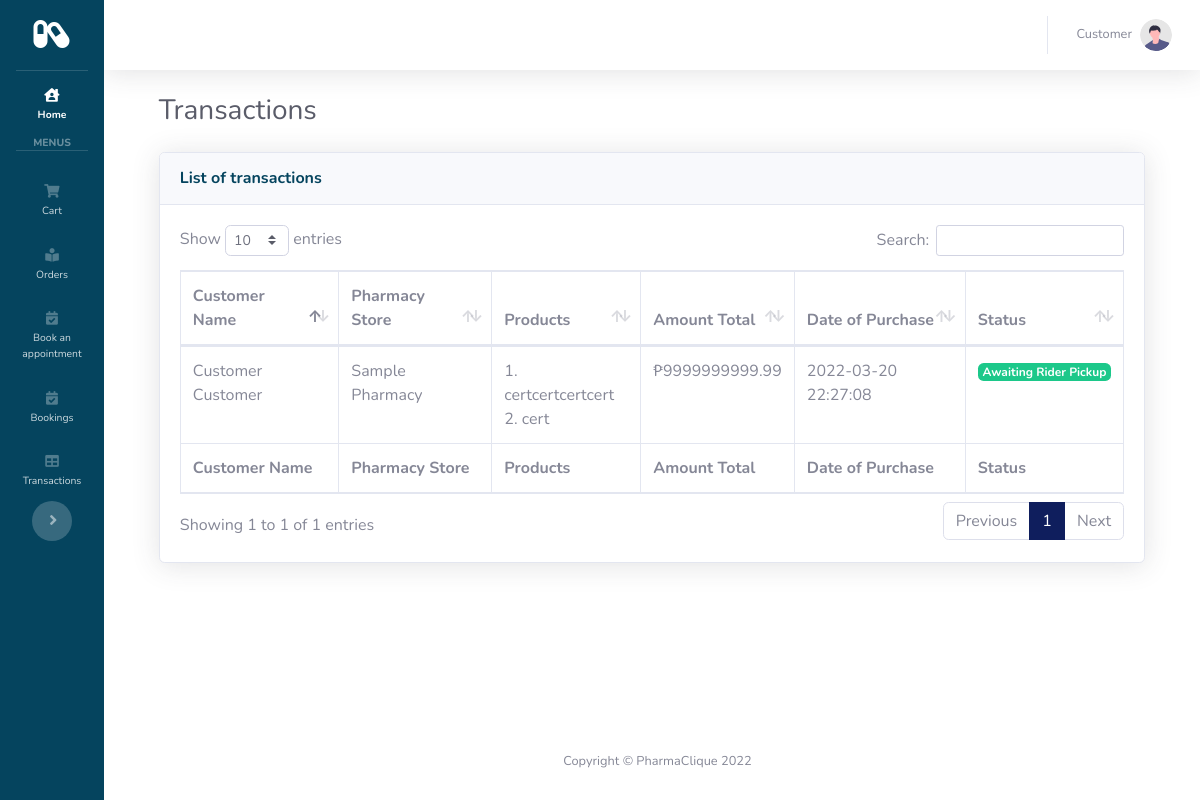
Page /users/transactions.php (signed in) on the committed database.
### tables this page shows
CREATE TABLE `transaction` (
  `id` int(12) NOT NULL,
  `pharmacy_id` int(12) NOT NULL,
  `user_id` int(12) NOT NULL,
  `transaction_date` datetime NOT NULL,
  `total_amount` decimal(12,2) NOT NULL,
  `amount_paid` decimal(12,2) NOT NULL,
  `user_long` text NOT NULL,
  `user_lat` text NOT NULL,
  `status` int(1) NOT NULL DEFAULT 0,
  `delivery_charge` decimal(12,2) NOT NULL DEFAULT 0.00
);

CREATE TABLE `users` (
  `id` int(12) NOT NULL,
  `firstname` varchar(256) DEFAULT NULL,
  `lastname` varchar(256) DEFAULT NULL,
  `email` varchar(256) DEFAULT NULL,
  `phone_number` varchar(12) DEFAULT '09000000000',
  `password` varchar(128) DEFAULT NULL,
  `role` int(12) DEFAULT NULL,
  `validated` tinyint(1) DEFAULT 1
);

CREATE TABLE `pharmacy_store` (
  `id` int(12) NOT NULL,
  `user_id` int(12) NOT NULL,
  `store_name` varchar(64) DEFAULT NULL,
  `description` text DEFAULT NULL,
  `address` varchar(128) DEFAULT NULL,
  `longitude` varchar(128) DEFAULT '120.59241763989398',
  `latitude` varchar(128) DEFAULT '15.1585504',
  `updated_at` timestamp NULL DEFAULT current_timestamp()
);

CREATE TABLE `cart` (
  `id` int(12) NOT NULL,
  `user_id` int(12) NOT NULL,
  `product_id` int(12) NOT NULL,
  `pharmacy_id` int(12) NOT NULL,
  `count` int(12) NOT NULL DEFAULT 1,
  `price` decimal(12,2) NOT NULL,
  `subtotal` decimal(12,2) NOT NULL,
  `check_out` int(1) NOT NULL DEFAULT 0,
  `updated_at` datetime NOT NULL DEFAULT current_timestamp(),
  `transaction_id` int(12) NOT NULL
);

CREATE TABLE `pharmacy_products` (
  `id` int(12) NOT NULL,
  `store_id` int(12) NOT NULL,
  `product_code` varchar(12) DEFAULT NULL,
  `product_name` varchar(128) DEFAULT NULL,
  `product_description` text DEFAULT NULL,
  `product_url` varchar(128) DEFAULT 'dummy.jpeg',
  `product_stock` int(12) DEFAULT 99,
  `product_price` varchar(12) NOT NULL DEFAULT '0',
  `product_brand` varchar(128) DEFAULT NULL,
  `product_weight` varchar(128) NOT NULL DEFAULT '0',
  `product_category_id` int(12) NOT NULL,
  `updated_at` datetime NOT NULL DEFAULT current_timestamp()
);

### users/transactions.php (the view, shortened to what this page needs)
<?php
include("head.php");
$session_user_id = $_SESSION['user_id'];
$transactions = mysqli_query($mysqli, "SELECT *, t.id as transaction_id FROM transaction t
JOIN pharmacy_store ps
ON t.pharmacy_id = ps.id
JOIN users u
ON u.id = t.user_id
WHERE t.user_id = '$session_user_id'
");
?>
<head>
    <link href="../vendor/datatables/dataTables.bootstrap4.min.css" rel="stylesheet">
</head>
<body id="page-top">
    <div id="wrapper">
        <?php include("sidebar.php"); ?>
        <div id="content-wrapper" class="d-flex flex-column">
            <div id="content">
                <?php include("topbar.php"); ?>
                <div class="container-fluid">
                    <h1 class="h3 mb-2 text-gray-800">Transactions</h1>
                    <div class="card shadow mb-4">
                        <div class="card-header py-3">
                            <h6 class="m-0 font-weight-bold text-primary">List of transactions</h6>
                        </div>
                        <div class="card-body">
                        <div class="table-responsive">
                                <table class="table table-bordered" id="transactionTable" width="100%" cellspacing="0">
                                    <thead>
                                        <tr>
                                            <th>Customer Name</th>
                                            <th>Pharmacy Store</th>
                                            <th>Products</th>
                                            <th>Amount Total</th>
                                            <th>Date of Purchase</th>
                                            <th>Status</th>
                                        </tr>
                                    </thead>
                                    <tfoot>
                                        <tr>
                                            <th>Customer Name</th>
                                            <th>Pharmacy Store</th>
                                            <th>Products</th>
                                            <th>Amount Total</th>
                                            <th>Date of Purchase</th>
                                            <th>Status</th>
                                        </tr>
                                    </tfoot>
                                    <tbody>
                                    <?php while($transaction = mysqli_fetch_array($transactions)){ ?>
                                        <tr>
                                            <td><?php echo $transaction["firstname"]." ".$transaction["lastname"]; ?></td>
                                            <td><?php echo $transaction["store_name"]; ?></td>
                                            <td>
                                            <?php
                                                $counter = 1;
                                                $transaction_id = $transaction["transaction_id"];
                                                $products = mysqli_query($mysqli, "SELECT * FROM cart c
                                                JOIN pharmacy_products pp
                                                ON pp.id = c.product_id
                                                WHERE c.transaction_id = '$transaction_id' ");
                                                while($product = mysqli_fetch_array($products)){
                                                    echo $counter.". ".$product["product_name"]."<br>";
                                                    $counter++;
                                                }
                                            ?>
                                            </td>
                                            <td>₱<?php echo $transaction["total_amount"]; ?></td>
                                            <td><?php echo $transaction["transaction_date"]; ?></td>
                                            <td>
                                                <?php if($transaction["status"] == '-1'){ ?>
                                                    <span class="badge badge-success">Awaiting Rider Pickup</span>
                                                <?php } ?>
                                            </td>
                                        </tr>
                                    <?php } ?>
                                    </tbody>
                                </table>
                            </div>
                        </div>
                    </div>
                </div>
            </div>
            <?php include("footer.php"); ?>
</body>
</html>

### users/head.php (shortened to what this page needs)
<!DOCTYPE html>
<html lang="en">
<head>
    <link href="../vendor/fontawesome-free/css/all.min.css" rel="stylesheet" type="text/css">
    <link href="../css/sb-admin-2.css" rel="stylesheet">
    <link rel="stylesheet" href="https://cdnjs.cloudflare.com/ajax/libs/leaflet/1.0.3/leaflet.css" />
    <link rel="stylesheet" href="../css/mapbox-gl.css" />
    <link rel="stylesheet" href="../css/leaflet-routing-machine.css" />
    <link rel="stylesheet" href="../css/products.css" />
    <link rel="stylesheet" href="../css/chats.css" />
</head>

### users/sidebar.php (shortened to what this page needs)
<nav>
    <ul class="navbar-nav bg-gradient-primary sidebar sidebar-dark accordion toggled" id="accordionSidebar">
        <a class="sidebar-brand d-flex align-items-center justify-content-center" href="index.php">
            <div class="sidebar-brand-icon">
                <i class="fas fa-capsules"></i>
            </div>
        </a>
        <hr class="sidebar-divider my-0">
        <li class="nav-item active">
            <a class="nav-link" href="index.php">
                <i class="fas fa-house-user"></i>
                <span>Home</span>
            </a>
        </li>
        <div class="sidebar-heading">
            Menus
        </div>
        <hr class="sidebar-divider d-none d-md-block">
        <li class="nav-item">
            <a class="nav-link" href="cart.php">
                <i class="fas fa-shopping-cart"></i>
                <span>Cart</span></a>
        </li>
        <li class="nav-item">
            <a class="nav-link" href="orders.php">
                <i class="fas fa-book-reader"></i>
                <span>Orders</span></a>
        </li>
        <li class="nav-item">
            <a class="nav-link" href="book_an_appointment.php">
            <i class="fas fa-calendar-check"></i>
                <span>Book an appointment</span></a>
        </li>
        <li class="nav-item">
            <a class="nav-link" href="bookings.php">
            <i class="fas fa-calendar-check"></i>
                <span>Bookings</span></a>
        </li>
        <li class="nav-item">
            <a class="nav-link" href="transactions.php">
                <i class="fas fa-table"></i>
                <span>Transactions</span></a>
        </li>
        <div class="text-center d-none d-md-inline">
            <button class="rounded-circle border-0" id="sidebarToggle"></button>
        </div>
    </ul>
</nav>

### users/topbar.php (shortened to what this page needs)
<nav class="navbar navbar-expand navbar-light bg-white topbar mb-4 static-top shadow">
<ul class="navbar-nav ml-auto">
    <li class="nav-item dropdown no-arrow">
        <a class="nav-link dropdown-toggle" href="#" id="userDropdown" role="button"
           data-toggle="dropdown" aria-haspopup="true" aria-expanded="false">
            <span class="mr-2 d-none d-lg-inline text-gray-600 small"><?php echo $_SESSION['firstname'] ." ". $_SESSION['lastname']; ?></span>
            <img class="img-profile rounded-circle"
                 src="../img/undraw_profile.svg">
        </a>
    </li>
</ul>
</nav>

### users/footer.php (shortened to what this page needs)
<footer class="sticky-footer bg-white">
    <div class="container my-auto">
        <div class="copyright text-center my-auto">
            <span>Copyright &copy; PharmaClique <?php echo date("Y"); ?></span>
        </div>
    </div>
</footer>
</div>
</div>

### css/products.css (style rules this page uses)
.container { display: block; position: relative; padding-left: 35px; margin-bottom: 12px; cursor: pointer; font-size: 22px; -webkit-user-select: none; -moz-user-select: none; -ms-user-select: none; user-select: none; }

### users/sidebar.php (style rules this page uses)
nav ul { position: sticky !important; top: 0; z-index: 99; white-space: normal; }
nav ul li a { white-space: normal !important; }

### rows in the picture
transaction: user.firstname "Customer", user.lastname "Customer", pharmacy_store.store_name "Sample Pharmacy", total_amount "9999999999.99", transaction_date "2022-03-20 22:27:08", status "Awaiting Rider Pickup"
cart: product.product_name "certcertcertcert"
cart: product.product_name "cert"

### other values in the picture
$_SESSION['firstname'] "Customer"
